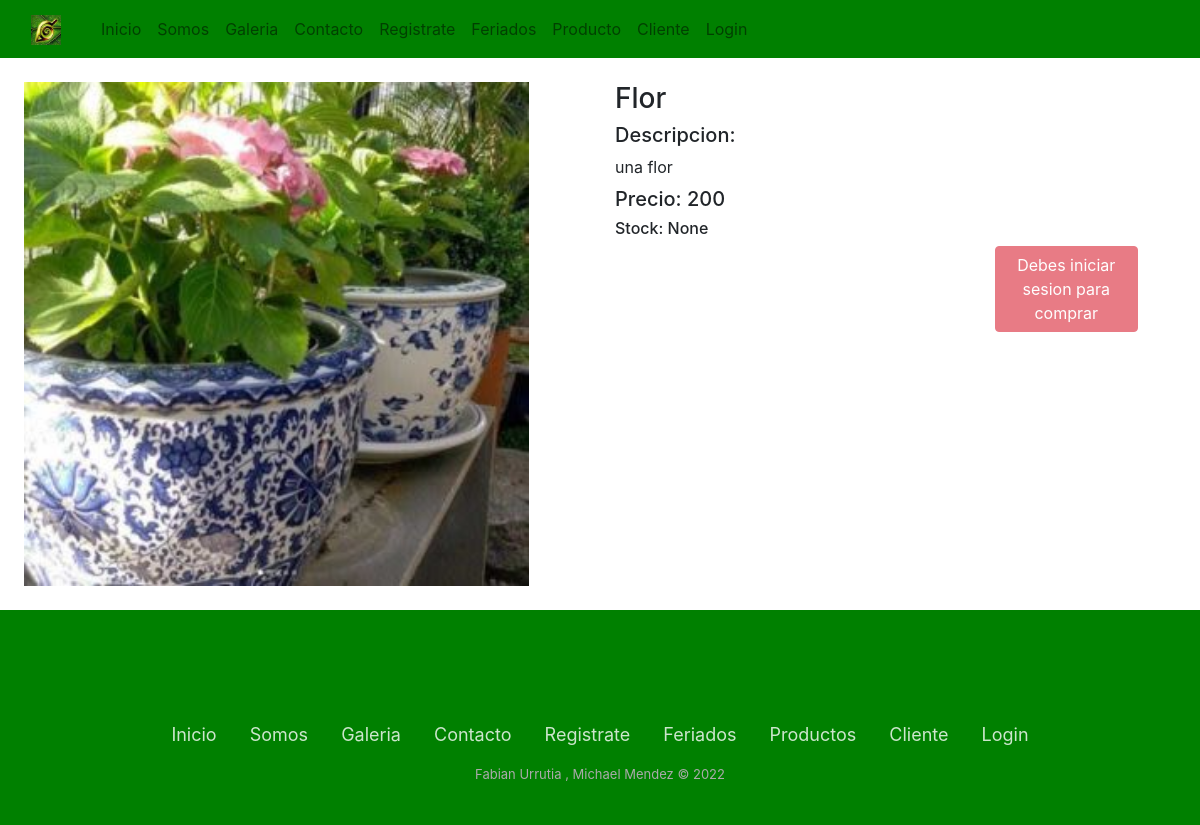
/detalle/1, run on the app's committed database.
### store/models.py (models this page shows, shortened)
class Producto(models.Model):
    idProducto = models.CharField(max_length=6, primary_key=True, verbose_name='Id')
    nombre= models.CharField(max_length=20, verbose_name='Nombre')
    precio=models.CharField(max_length=20, verbose_name='Precio')
    descripcion=models.CharField(max_length=100,verbose_name='Descripcion',null=True)
    imagen=models.ImageField(upload_to='static/img/',verbose_name='Imagen')
    stock=models.CharField(max_length=4, verbose_name='Stock', null=True)

### store/views.py (the view)
def Detalle(request, id):
    producto = Producto.objects.get(idProducto = id)
    datos = {
        'producto': producto
    }
    return render(request,'Detalle_producto.html',datos)

### store/templates/Detalle_producto.html (shortened to what this page needs)
<!DOCTYPE html>
<html lang="en">
<head>
    {% load static %}
    <link rel="stylesheet" href="{% static 'css/style.css' %}">
    <link rel="stylesheet" href="https://cdn.jsdelivr.net/npm/bootstrap@4.6.1/dist/css/bootstrap.min.css">
</head>
<body>
  <div>
    <nav class="navbar navbar-expand-lg navbar-light" style="background-color: green;" >
        <div class="container-fluid padding">
          <a class="navbar-brand" href="#">
            <img src="{% static 'img/logo.JPG'%}" width="30" height="30" alt="">
          </a>
          <div class="collapse navbar-collapse" id="navbarNav">
            <ul class="navbar-nav">
                <li class="nav-item">
                    <a class="nav-link " href="{% url 'index' %}">Inicio</a>
                  </li>
              <li class="nav-item">
                <a class="nav-link" href="{% url 'somos' %}">Somos</a>
              </li>
              <li class="nav-item">
                <a class="nav-link" href="{% url 'gale' %}">Galeria</a>
              </li>
              <li class="nav-item">
                <a class="nav-link" href="{% url 'cont' %}">Contacto</a>
              </li>
              <li class="nav-item">
                <a class="nav-link " href="{% url 'ver' %}">Registrate</a>
              </li>
              <li class="nav-item">
                <a class="nav-link " href="{% url 'api' %}">Feriados</a>
              </li>
              <li class="nav-item">
                <a class="nav-link" href="{% url 'mostrarProducto' %}">Producto</a>
              </li>
              <li class="nav-item">
                <a class="nav-link " href="{% url 'mostrarCliente' %}">Cliente</a>
              </li>
              {% if True != user.is_authenticated %}
              <li class="nav-item">
                <a class="nav-link" href="{% url 'login' %}">Login</a>
              </li>
              {% endif %}
            </ul>
          </div>
        </div>
      </nav>
</div>
    <div style="margin: 0  ;margin-top: 2%; margin-bottom: 2%; " class="row">
        <div class="col-md-6 col-sm-12" style="padding-left: 2%;" >
            <img style="width:90%; height:auto ; " src="{{producto.imagen.url}}  " alt="imagen producto">
        </div>
        <div class="col-md-6 col-sm-12" >
            <h3>{{producto.nombre}}</h3>
            <h5>Descripcion:</h5>
            <label>{{producto.descripcion}}</label>
            <h5>Precio: {{producto.precio}}</h5>
            <h6>Stock: {{producto.stock}}</h6>
            {% if user.is_authenticated %}
              <button href="" class="btn btn-success col-3 offset-8 " onclick="post({{user.id}},{{producto.idProducto}})"> comprar</button>
            {% else %}
              <a href="" class="btn btn-danger col-3 offset-8 disabled"  > Debes iniciar sesion para comprar</a>
            {% endif %}
        </div>
    </div>
    <div class="footer-basic " >
      <footer>
          <div class="social">
            <a href="https://www.instagram.com" style="background: url('https://api.iconify.design/ion/logo-instagram.svg') no-repeat center center / contain;"></a>
            <a href="https://www.twitter.com" style="content: url('https://api.iconify.design/bi/twitter.svg');" ></a>
            <a href="https://www.facebook.com" style="content: url('https://api.iconify.design/bi/facebook.svg');"></a>
          </div>
          <ul class="list-inline">
              <li class="list-inline-item" style="color: white;" ><a href="{% url 'index' %}">Inicio</a></li>
              <li class="list-inline-item" style="color: white;"><a href="{% url 'somos' %}">Somos</a></li>
              <li class="list-inline-item" style="color: white;"><a href="{% url 'gale' %}">Galeria</a></li>
              <li class="list-inline-item" style="color: white;"><a href="{% url 'cont' %}">Contacto</a></li>
              <li class="list-inline-item" style="color: white;"><a href="{% url 'ver' %}">Registrate</a></li>
              <li class="list-inline-item" style="color: white;"><a href="{% url 'api' %}">Feriados</a></li>
              <li class="list-inline-item" style="color: white;"><a href="{% url 'mostrarProducto' %}">Productos</a></li>
              <li class="list-inline-item" style="color: white;"><a href="{% url 'mostrarCliente' %}">Cliente</a></li>
              {% if user.is_authenticated %}
              <li class="list-inline-item" style="color: white;">
                <a href="{% url 'logout' %}">Logout</a>
              </li>
              {% else %}
              <li class="list-inline-item" style="color: white;">
                <a href="{% url 'login' %}">Login</a>
              </li>
              {% endif %}
          </ul>
          <p class="copyright">Fabian Urrutia , Michael Mendez © 2022</p>
      </footer>
    </div>
</body>
</html>

### store/static/css/style.css (style rules this page uses)
.padding { padding-left: 2%; }
.footer-basic { padding:40px 0; color:#4b4c4d; bottom: 0; width: 100%; margin-top: 2%; background-color: green; }
.footer-basic ul { padding:0; list-style:none; text-align:center; font-size:18px; line-height:1.6; margin-bottom:0; }
.footer-basic li { padding:0 10px; }
.footer-basic ul a { color:inherit; text-decoration:none; opacity:0.8; }
.footer-basic .social { text-align:center; padding-bottom:25px; }
.footer-basic .social > a { font-size:24px; width:40px; height:40px; line-height:40px; display:inline-block; text-align:center; border-radius:50%; margin:0 8px; color:inherit; opacity:0.75; }
.footer-basic .copyright { margin-top:15px; text-align:center; font-size:13px; color:#aaa; margin-bottom:0; }

### data on the page
Producto: imagen (picture), nombre "Flor", descripcion "una flor", precio "200", stock "None"
